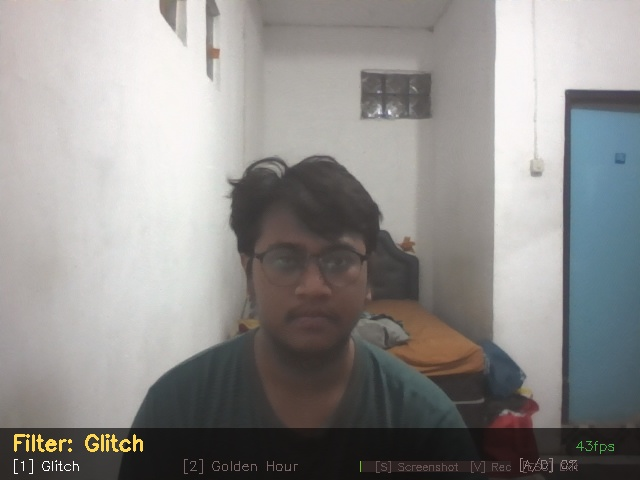
#> input picture glitch_goldenhour/images/befor.jpg, 640 x 480 px, given in place of the camera
$ python camera_effects.py
#> lines starting #> are read from the running program, lines starting #| are printed output that depends on the picture; after the words box and inside, x2 and y2 are one past the last pixel; in counts of white or black regions, pixels touching at a corner belong together
"""
========================================================
  PHOTOGRAPHIC EFFECTS à la Instagram/TikTok
  Mata Kuliah: Pengolahan Citra Digital
  Dibuat dengan: Python + OpenCV
========================================================

KONTROL KEYBOARD:
  [1-0] / [Q-R]  : Ganti efek filter
  [A] / [D]      : Intensitas filter -/+
  [S]            : Screenshot
  [V]            : Record video on/off
  [ESC]          : Keluar program
========================================================
"""

import cv2
import numpy as np
import time
import os
from datetime import datetime

# ─────────────────────────────────────────────────────
# FUNGSI-FUNGSI EFEK FILTER
# ─────────────────────────────────────────────────────

def effect_normal(frame, intensity=1.0):
    """
    EFEK NORMAL - Tidak ada filter, tampilan kamera asli.
    Digunakan sebagai baseline/pembanding.
    """
    return frame.copy()


# [176 lines left out: functions effect_grayscale, effect_sepia, effect_blur, effect_edge_detection, effect_cartoon, effect_warm and 3 more, not called in this run]


def effect_hdr(frame, intensity=1.0):
    """
    EFEK HDR (High Dynamic Range)
    Teknik: Detail Enhancement menggunakan Bilateral Filter + CLAHE
    1. Detail Enhancement (cv2.detailEnhance) → mempertajam detail tekstur
    2. CLAHE (Contrast Limited Adaptive Histogram Equalization):
       - Histogram equalization secara lokal (per blok)
       - Meningkatkan kontras di area gelap/terang secara adaptif
       - "Clip Limit" mencegah over-amplifikasi noise
    Seperti foto HDR yang sering dipakai di landscape photography!
    """
    # Detail enhance
    detail = cv2.detailEnhance(frame, sigma_s=10, sigma_r=0.15 * intensity)

    # CLAHE pada channel L (lightness) di LAB colorspace
    lab = cv2.cvtColor(detail, cv2.COLOR_BGR2LAB)
    l, a, b = cv2.split(lab)
    clahe = cv2.createCLAHE(clipLimit=2.0 * intensity, tileGridSize=(8, 8))
    l_enhanced = clahe.apply(l)
    lab_enhanced = cv2.merge([l_enhanced, a, b])
    result = cv2.cvtColor(lab_enhanced, cv2.COLOR_LAB2BGR)
    return result


# [10 lines left out: function effect_negative, not called in this run]


def effect_beauty(frame, intensity=1.0):
    """
    EFEK BEAUTY / SMOOTH SKIN (Filter Kecantikan)
    Teknik: Kombinasi Bilateral Filter + Unsharp Masking
    1. Bilateral Filter (multi-iterasi) → menghaluskan kulit/noise
       tanpa menghilangkan tepi/detail penting
    2. Unsharp Masking → mengembalikan ketajaman di area tepi
       Formula: sharp = original + amount * (original - blur)
    Seperti filter "Beauty" di kamera HP/TikTok!
    """
    # Bilateral smooth (edge-preserving)
    sigma = int(intensity * 80)
    smooth = cv2.bilateralFilter(frame, 15, sigma, sigma)

    # Unsharp mask untuk pertahankan ketajaman
    blur = cv2.GaussianBlur(smooth, (0, 0), 3)
    sharp_amount = 0.3 * intensity
    result = cv2.addWeighted(smooth, 1 + sharp_amount, blur, -sharp_amount, 0)
    return result


# [35 lines left out: functions effect_emboss, effect_pixelate, not called in this run]


# ─────────────────────────────────────────────────────
# DAFTAR SEMUA EFEK
# ─────────────────────────────────────────────────────
EFFECTS = [
    ("Normal",          effect_normal),
    ("Grayscale",       effect_grayscale),
    ("Sepia",           effect_sepia),
    ("Blur/Bokeh",      effect_blur),
    ("Edge Detection",  effect_edge_detection),
    ("Cartoon",         effect_cartoon),
    ("Warm",            effect_warm),
    ("Cool",            effect_cool),
    ("Sketch",          effect_sketch),
    ("Vignette",        effect_vignette),
    ("HDR",             effect_hdr),
    ("Negative",        effect_negative),
    ("Beauty",          effect_beauty),
    ("Emboss",          effect_emboss),
    ("Pixelate",        effect_pixelate),
]

KEY_MAP = {
    ord('1'): 0,  ord('2'): 1,  ord('3'): 2,
    ord('4'): 3,  ord('5'): 4,  ord('6'): 5,
    ord('7'): 6,  ord('8'): 7,  ord('9'): 8,
    ord('0'): 9,  ord('q'): 10, ord('w'): 11,
    ord('e'): 12, ord('r'): 13, ord('t'): 14,
}


# ─────────────────────────────────────────────────────
# FUNGSI UI OVERLAY
# ─────────────────────────────────────────────────────

def draw_ui(frame, effect_idx, intensity, recording, fps):
    h, w = frame.shape[:2]
    overlay = frame.copy()

    # Panel kiri — daftar efek
    panel_w = 210
    cv2.rectangle(overlay, (0, 0), (panel_w, h), (15, 15, 15), -1)
    cv2.addWeighted(overlay, 0.7, frame, 0.3, 0, frame)
    cv2.rectangle(frame, (0, 0), (panel_w, h), (15, 15, 15), -1)

    cv2.putText(frame, "PHOTO EFFECTS", (10, 28),
                cv2.FONT_HERSHEY_SIMPLEX, 0.55, (180, 220, 255), 1)
    cv2.line(frame, (10, 35), (panel_w - 10, 35), (60, 60, 80), 1)

    keys = ['1','2','3','4','5','6','7','8','9','0','Q','W','E','R','T']
    for i, (name, _) in enumerate(EFFECTS):
        y = 58 + i * 28
        is_active = (i == effect_idx)
        if is_active:
            cv2.rectangle(frame, (6, y - 16), (panel_w - 6, y + 8),
                          (50, 100, 200), -1)
            color = (255, 255, 255)
        else:
            color = (140, 140, 160)
        cv2.putText(frame, f"[{keys[i]}] {name}", (12, y),
                    cv2.FONT_HERSHEY_SIMPLEX, 0.45, color, 1)

    # Panel bawah — info
    bar_h = 52
    cv2.rectangle(frame, (panel_w, h - bar_h), (w, h), (15, 15, 15), -1)

    eff_name = EFFECTS[effect_idx][0]
    cv2.putText(frame, f"Filter: {eff_name}", (panel_w + 12, h - 30),
                cv2.FONT_HERSHEY_SIMPLEX, 0.6, (100, 220, 255), 1)

    # Intensity bar
    bar_x, bar_y = panel_w + 12, h - 14
    bar_len = 200
    cv2.rectangle(frame, (bar_x, bar_y - 8), (bar_x + bar_len, bar_y + 4),
                  (50, 50, 60), -1)
    fill = int(bar_len * intensity)
    cv2.rectangle(frame, (bar_x, bar_y - 8), (bar_x + fill, bar_y + 4),
                  (50, 200, 120), -1)
    cv2.putText(frame, f"Intensity [{int(intensity*100)}%]",
                (bar_x + bar_len + 10, bar_y), cv2.FONT_HERSHEY_SIMPLEX,
                0.45, (180, 180, 180), 1)

    # FPS
    cv2.putText(frame, f"FPS: {fps:.1f}", (w - 100, h - 30),
                cv2.FONT_HERSHEY_SIMPLEX, 0.5, (100, 200, 100), 1)

    # Kontrol hint
    hint = "[A/D] Intensity  [S] Screenshot  [V] Record  [ESC] Exit"
    cv2.putText(frame, hint, (panel_w + 12, h - bar_h + 18),
                cv2.FONT_HERSHEY_SIMPLEX, 0.38, (100, 100, 120), 1)

    # Recording indicator
    if recording:
        cv2.circle(frame, (w - 25, 20), 8, (0, 0, 255), -1)
        cv2.putText(frame, "REC", (w - 60, 26),
                    cv2.FONT_HERSHEY_SIMPLEX, 0.5, (0, 80, 255), 1)

    return frame


# ─────────────────────────────────────────────────────
# FUNGSI UTAMA
# ─────────────────────────────────────────────────────

def main():
    print(__doc__)
    print("Membuka kamera...")

    # Buat folder output
    os.makedirs("output", exist_ok=True)

    # Coba berbagai backend & index kamera (fix untuk Windows)
    cap = None
    backends = [
        (cv2.CAP_MSMF,  "MSMF (Media Foundation)"),   # Windows native
        (cv2.CAP_DSHOW, "DirectShow"),                  # DirectShow
        (cv2.CAP_ANY,   "Auto"),                        # Otomatis
    ]
    for idx in range(3):          # coba index kamera 0, 1, 2
        for backend, bname in backends:
            print(f"  Mencoba index={idx}, backend={bname}...")
            c = cv2.VideoCapture(idx, backend)
            if c.isOpened():
                ret, test = c.read()
#> test is the input picture: shape (480, 640, 3); mean B, G, R 140.1, 141.9, 143.6
                if ret and test is not None:
                    cap = c
                    print(f"  ✓ Kamera ditemukan! index={idx}, backend={bname}")
                    break
                c.release()
        if cap:
            break

    if cap is None or not cap.isOpened():
        print("\nERROR: Tidak ada kamera yang bisa dibuka.")
        print("Pastikan:")
        print("  1. Kamera/webcam terpasang dan tidak dipakai aplikasi lain")
        print("  2. Driver kamera sudah terinstall")
        print("  3. Izin kamera sudah diberikan di Pengaturan Windows")
        input("\nTekan Enter untuk keluar...")
        return

    # Biarkan kamera pakai resolusi default (jangan paksa 1280x720)
    # Warm-up: buang beberapa frame awal yang sering corrupt di Windows/Legion
    print("  Warming up kamera...")
    for _ in range(10):
        cap.read()
        time.sleep(0.05)

    # Cek resolusi aktual
    actual_w = int(cap.get(cv2.CAP_PROP_FRAME_WIDTH))
    actual_h = int(cap.get(cv2.CAP_PROP_FRAME_HEIGHT))
    print(f"  Resolusi kamera: {actual_w}x{actual_h}")

    effect_idx = 0
    intensity = 0.7
    recording = False
    video_writer = None

    prev_time = time.time()
    fps = 0

    print("Kamera aktif! Tekan tombol sesuai panduan di layar.")
    print("Tekan [ESC] untuk keluar.\n")

    while True:
        ret, frame = cap.read()
        # Validasi frame: skip jika kosong atau dimensi tidak valid
        if not ret or frame is None or frame.size == 0:
            continue
        if len(frame.shape) < 3 or frame.shape[0] < 10 or frame.shape[1] < 10:
            continue

        # Hitung FPS
        curr_time = time.time()
        fps = 0.9 * fps + 0.1 * (1.0 / (curr_time - prev_time + 1e-9))
        prev_time = curr_time

        # Terapkan efek
        effect_name, effect_fn = EFFECTS[effect_idx]
        try:
            result = effect_fn(frame, intensity)
        except Exception as e:
            result = frame.copy()
            print(f"Error pada efek {effect_name}: {e}")

        # Gambar UI
        result = draw_ui(result, effect_idx, intensity, recording, fps)
#> in draw_ui, `cv2.rectangle(overlay, (0, 0), (panel_w, h), (15, 15, 15), -1)`:
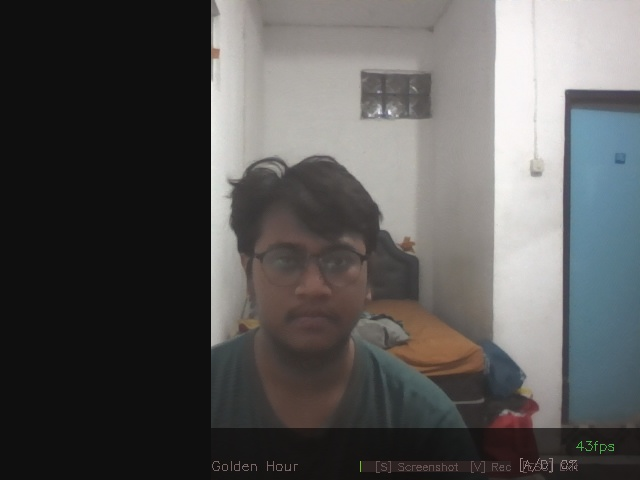
#> overlay: shape (480, 640, 3); mean B, G, R 85.8, 86.6, 87.4
#> in draw_ui, `cv2.addWeighted(overlay, 0.7, frame, 0.3, 0, frame)`:
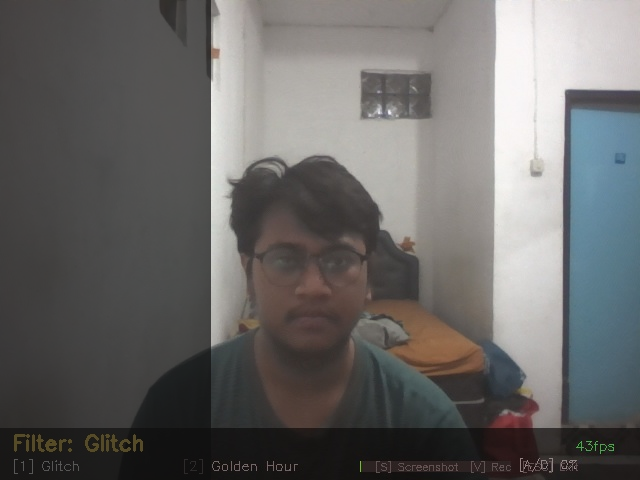
#> frame: shape (480, 640, 3); mean B, G, R 102.1, 103.2, 104.3
#> in draw_ui, `cv2.line(frame, (10, 35), (panel_w - 10, 35), (60, 60, 80), 1)`:
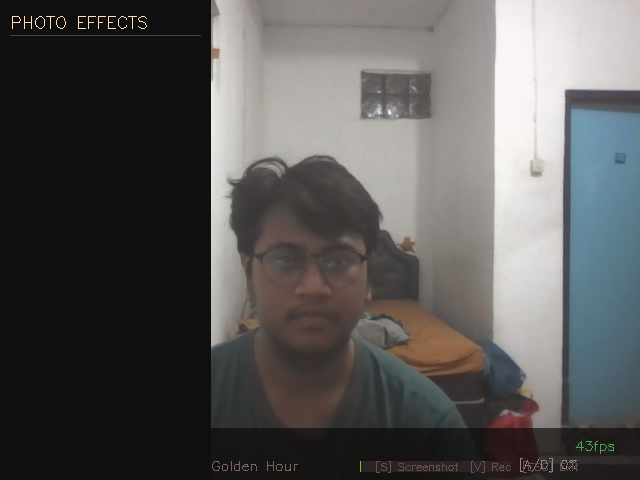
#> frame: shape (480, 640, 3); mean B, G, R 86, 86.8, 87.7
#> after the loop in draw_ui, `for i, (name, _) in enumerate(EFFECTS):`:
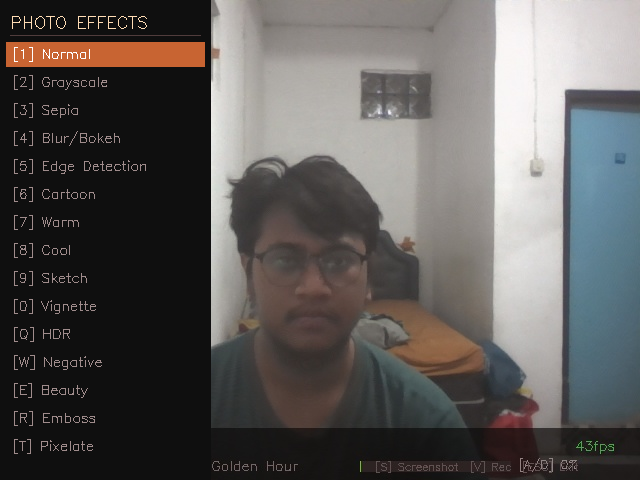
#> frame: shape (480, 640, 3); 2.54% of pixels changed, all inside (x1, y1, x2, y2) = (6, 42, 205, 454)
#> in draw_ui, `cv2.putText(frame, hint, (panel_w + 12, h - bar_h + 18), cv2.FONT_HERS..`:
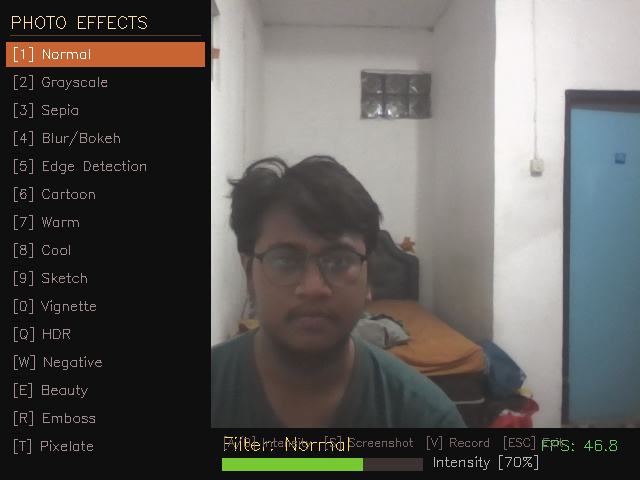
#> frame: shape (480, 640, 3); mean B, G, R 87.7, 90.2, 92.2

        # Tampilkan
        cv2.imshow("Instagram/TikTok Effects - Pengolahan Citra", result)

        # Rekam video
        if recording and video_writer:
            video_writer.write(result)

        # Input keyboard
        key = cv2.waitKey(1) & 0xFF
#> (key q is pressed here)

        if key == 27:  # ESC
            break
        elif key in KEY_MAP:
            effect_idx = KEY_MAP[key]
#> effect_idx = 10
            print(f"Filter: {EFFECTS[effect_idx][0]}")
#| Filter: HDR
        elif key == ord('a'):
            intensity = max(0.0, intensity - 0.05)
        elif key == ord('d'):
            intensity = min(1.0, intensity + 0.05)
        elif key == ord('s'):
            ts = datetime.now().strftime("%Y%m%d_%H%M%S")
            fname = f"output/screenshot_{effect_name.replace('/','_')}_{ts}.jpg"
            cv2.imwrite(fname, result)
            print(f"Screenshot disimpan: {fname}")
        elif key == ord('v'):
            if not recording:
                ts = datetime.now().strftime("%Y%m%d_%H%M%S")
                fname = f"output/video_{ts}.mp4"
                h_v, w_v = result.shape[:2]
                fourcc = cv2.VideoWriter_fourcc(*'mp4v')
                video_writer = cv2.VideoWriter(fname, fourcc, 20, (w_v, h_v))
                recording = True
                print(f"Rekaman dimulai: {fname}")
            else:
                recording = False
                if video_writer:
                    video_writer.release()
                    video_writer = None
                print("Rekaman dihentikan & disimpan.")

    cap.release()
    if video_writer:
        video_writer.release()
    cv2.destroyAllWindows()
    print("\nProgram selesai. File tersimpan di folder 'output/'")


if __name__ == "__main__":
    main()
